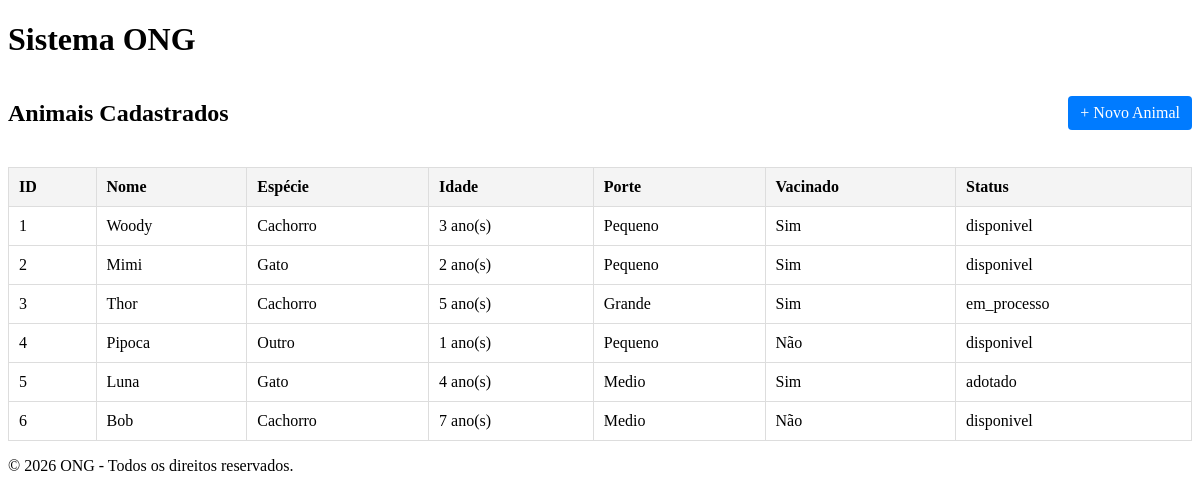
The page / on the database its author committed.
### tables this page shows
CREATE TABLE animais (
    id INT AUTO_INCREMENT PRIMARY KEY,
    nome VARCHAR(100) NOT NULL,
    especie ENUM('Cachorro', 'Gato', 'Outro') NOT NULL,
    idade_anos INT NOT NULL,
    porte ENUM('Pequeno', 'Medio', 'Grande') NOT NULL,
    vacinado TINYINT(1) DEFAULT 0,
    descricao TEXT,
    status ENUM('disponivel', 'em_processo', 'adotado') DEFAULT 'disponivel'
);

### app/Controllers/AnimalController.php (called while the page is built, shortened)
<?php
class AnimalController
{
    private Animal $animalModel;
    public function __construct()
    {
        $this->animalModel = new Animal();
    }
    public function index(): void
    {
        $animais = $this->animalModel->findAll();
        require_once __DIR__ . '/../Views/animais/index.php';
    }
}

### app/Models/Model.php (called while the page is built, shortened)
<?php
abstract class Model
{
    public function __construct()
    {
        $database = new Database();
        $this->db = $database->getConnection();
    }
}

### config/Database.php (called while the page is built, shortened)
<?php
class database
{
    private string $host = 'db';
    private string $database = 'ong_adocao';
    private string $user = 'root';
    private string $password = 'root';
    public function getConnection(): PDO
    {
        $dsn = "mysql:host={$this->host}; dbname={$this->database}; charset=utf8mb4";
        return new PDO($dsn, $this->user, $this->password, [
            PDO::ATTR_ERRMODE => PDO::ERRMODE_EXCEPTION,
            PDO::ATTR_DEFAULT_FETCH_MODE => PDO::FETCH_ASSOC
        ]);
    }
}

### app/Models/Animal.php (called while the page is built, shortened)
<?php
class Animal extends Model
{
    public function findAll(): array
    {
        $query = $this->db->query
        (
            "SELECT * FROM animais"
        );
        return $query->fetchAll();
    }
}

### app/Views/animais/index.php (the view, shortened to what this page needs)
<?php require_once __DIR__ . '/../layouts/header.php'; ?>
    <div style="display: flex; justify-content: space-between; align-items: center;">
        <h2>Animais Cadastrados</h2>
        <a href="/animais/criar" class="btn">+ Novo Animal</a>
    </div>
    <table>
        <thead>
        <tr>
            <th>ID</th>
            <th>Nome</th>
            <th>Espécie</th>
            <th>Idade</th>
            <th>Porte</th>
            <th>Vacinado</th>
            <th>Status</th>
        </tr>
        </thead>
        <tbody>
        <?php if (!empty($animais)): ?>
            <?php foreach ($animais as $animal): ?>
                <tr>
                    <td><?= htmlspecialchars($animal['id']) ?></td>
                    <td><?= htmlspecialchars($animal['nome']) ?></td>
                    <td><?= htmlspecialchars($animal['especie']) ?></td>
                    <td><?= htmlspecialchars($animal['idade_anos']) ?> ano(s)</td>
                    <td><?= htmlspecialchars($animal['porte']) ?></td>
                    <td><?= !empty($animal['vacinado']) ? 'Sim' : 'Não' ?></td>
                    <td><?= htmlspecialchars($animal['status']) ?></td>
                </tr>
            <?php endforeach; ?>
        <?php else: ?>
            <tr>
                <td colspan="7">Nenhum animal cadastrado no momento.</td>
            </tr>
        <?php endif; ?>
        </tbody>
    </table>
<?php require_once __DIR__ . '/../layouts/footer.php'; ?>

### public/index.php (shortened to what this page needs)
<?php
require_once __DIR__ . '/../config/Database.php';
require_once __DIR__ . '/../app/Models/Model.php';
require_once __DIR__ . '/../app/Models/Animal.php';
require_once __DIR__ . '/../app/Controllers/AnimalController.php';
$uri = parse_url($_SERVER['REQUEST_URI'], PHP_URL_PATH);
if ($uri === '/animais' || $uri === '/') {
    (new AnimalController())->index();
} elseif ($uri === '/animais/criar') {
    (new AnimalController())->form();
} elseif ($uri === '/animais/salvar' && $_SERVER['REQUEST_METHOD'] === 'POST') {
    (new AnimalController())->salvar();
} elseif ($uri === '/adotantes') {
    (new AdotanteController())->index();
} elseif ($uri === '/adotantes/criar') {
    (new AdotanteController())->form();
} elseif ($uri === '/adotantes/salvar' && $_SERVER['REQUEST_METHOD'] === 'POST') {
    (new AdotanteController())->salvar();
} elseif ($uri === '/solicitacoes') {
    (new SolicitacaoController())->index();
} elseif ($uri === '/solicitacoes/criar') {
    (new SolicitacaoController())->form();
} elseif ($uri === '/solicitacoes/salvar' && $_SERVER['REQUEST_METHOD'] === 'POST') {
    (new SolicitacaoController())->salvar();
} elseif ($uri === '/solicitacoes/status' && $_SERVER['REQUEST_METHOD'] === 'POST') {
    (new SolicitacaoController())->atualizarStatus();
} else {
    http_response_code(404);
    echo "Página não encontrada (404)";
}

### app/Views/layouts/header.php (shortened to what this page needs)
<!DOCTYPE html>
<html lang="pt-BR">
<head>
    <link rel="stylesheet" href="/css/style.css">
</head>
<body>
<header>
    <h1>Sistema ONG</h1>
</header>
<main>

### app/Views/layouts/footer.php
</main>
<footer>
    <p>&copy; <?= date('Y') ?> ONG - Todos os direitos reservados.</p>
</footer>
</body>
</html>

### public/css/style.css (style rules this page uses)
table { width: 100%; border-collapse: collapse; margin-top: 20px; }
th, td { border: 1px solid #ddd; padding: 10px; text-align: left; }
th { background-color: #f4f4f4; }
.btn { display: inline-block; padding: 8px 12px; background-color: #007bff; color: white; text-decoration: none; border-radius: 4px; }

### rows shown on the page
animais: id "1", nome "Woody", especie "Cachorro", idade_anos "3", porte "Pequeno", vacinado "Sim", status "disponivel"
animais: id "2", nome "Mimi", especie "Gato", idade_anos "2", porte "Pequeno", vacinado "Sim", status "disponivel"
animais: id "3", nome "Thor", especie "Cachorro", idade_anos "5", porte "Grande", vacinado "Sim", status "em_processo"
animais: id "4", nome "Pipoca", especie "Outro", idade_anos "1", porte "Pequeno", vacinado "Não", status "disponivel"
animais: id "5", nome "Luna", especie "Gato", idade_anos "4", porte "Medio", vacinado "Sim", status "adotado"
animais: id "6", nome "Bob", especie "Cachorro", idade_anos "7", porte "Medio", vacinado "Não", status "disponivel"
